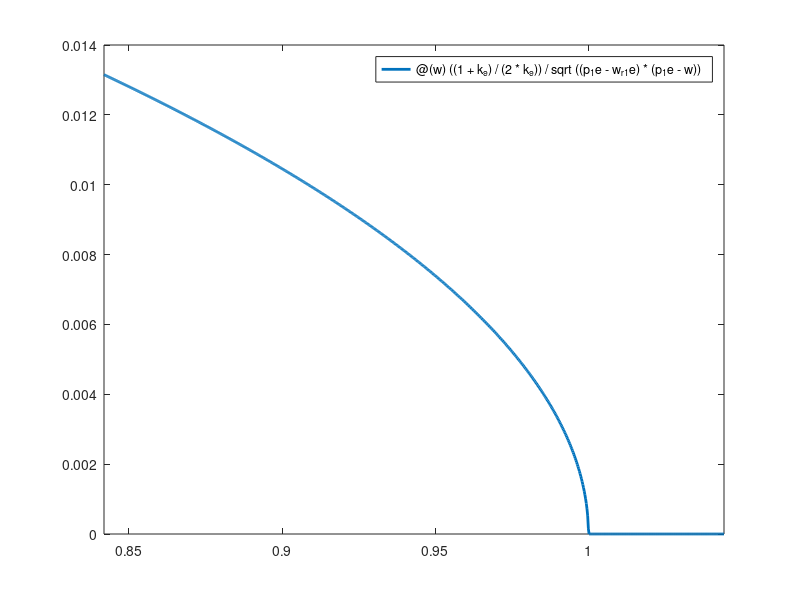

MATLAB code for this plot: (Note: this script raises an error after producing the figure.)
%==========================================================================
%% 2 percentage signs represent sections of code;
% 1 percentage sign represents comments for code or commented out code;

% Answers to question parts that don't involve code can be found at the
% bottom of the programme, in the section ``Questions asked in problemset x
% that don't involve code".

% Text answers to question parts that involve code will be between the
% sub-section label:
%=======
% ANSWER
%=======
% Answer here
%===========
% END ANSWER
%===========

% Comments that are important will be between the sub-section label:
%=====
% NOTE
%=====
% Important note here
%=========
% END NOTE
%=========
% ECO387E Problem Set 1, 1
% Paul Le Tran, plt377
% 13 February, 2022
%==========================================================================

%==========================================================================
%% Setting up workspace
clear all;
close all;
clc;

home_dir = 'path\to\programmes';

cd(home_dir);
%==========================================================================

%==========================================================================
%% Part 1e: Plot the density f(w) and the values \overline{w} and w_{R} for the following calibration of the model: p = 1, b - 0.7, \lambda_{u} = 0.4, \lambda_{e} = 0.1, \delta = 0.03
% Creating calibration variables
p_1e = 1;
b = 0.7;
lambda_u = 0.4;
lambda_e = 0.1;
delta = 0.03;
k_u = lambda_u/delta;
k_e = lambda_e/delta;

% Creating w_{R} with calibration
w_r_1e = (((1 + k_e)^2)*b + (k_u - k_e)*k_e*p_1e)/(((1 + k_e)^2) + (k_u - k_e)*k_e);

% Creating \overline{w} with calibration
w_bar_1e = p_1e - (p_1e - w_r_1e)/((1 + k_e)^2);

% Creating density function f(w)
f_w_1e = @(w) ((1 + k_e)/(2*k_e))/sqrt((p_1e - w_r_1e)*(p_1e - w));

% Plotting f(w), w_bar, and w_r
fplot(f_w_1e, [w_r_1e - 0.05, w_bar_1e + 0.05], 'LineWidth', 2);
hold on
xline(w_r_1e, 'LineWidth', 1.5);
xline(w_bar_1e, 'LineWidth', 1.5);
grid on
xlabel('Wage w');
ylabel('Density');
hold on
title({'Density function f(w),', 'w \in [0.8919, 0.9942]'});

saveas(gcf, 'path\to\graphics\1e_plot.png');
close(gcf);
%==========================================================================

%==========================================================================
%% Part 1f: Plot density in 1e as well as the density f(w) and the values of \overline{w} and w_{R} for the following calibration: p = 1.1, b = 0.7, \lambda_{u} = 0.4, \lambda_{e} = 0.1, \delta = 0.03. Describe in words how a higher level of aggregate productivity changes the wage distribution.
% Observe that the only change in calibration variables is p
p_1f = 1.1;

% Creating w_{R} with calibration
w_r_1f = (((1 + k_e)^2)*b + (k_u - k_e)*k_e*p_1f)/(((1 + k_e)^2) + (k_u - k_e)*k_e);

% Creating \overline{w} with calibration
w_bar_1f = p_1f - (p_1f - w_r_1f)/((1 + k_e)^2);

% Creating density function f(w)
f_w_1f = @(w) ((1 + k_e)/(2*k_e))/sqrt((p_1f - w_r_1e)*(p_1f - w));

% Plotting f(w) for 1e, f(w) for 1f, and w_bar and w_r for 1f
fplot(f_w_1e, [w_r_1e - 0.05, w_bar_1e + 0.05], 'LineWidth', 2);
hold on
fplot(f_w_1f, [w_r_1f - 0.05, w_bar_1f + 0.05], 'LineWidth', 2);
hold on
xline(w_r_1f, 'LineWidth', 1.5);
xline(w_bar_1f, 'LineWidth', 1.5);
grid on
xlabel('Wage w');
ylabel('Density');
hold on

% Creating legend
legend('p = 1 (Blue)', 'p = 1.1 (Red)', 'Location', 'Northwest');

title({'Density function f(w),', 'w \in [0.8919, 0.9942] for 1e (not shown)', 'w \in [0.9559, 1.0923] for 1f'});

saveas(gcf, 'path\to\graphics\1f_plot.png');
close(gcf);
%=======
% ANSWER
%=======
% From our plot comparing the two density functions, we see that a higher
% level of aggregate productivity changes the wage distribution by shifting
% it foward. This change also occurs to both the reservation wage and
% maximum possible wage.
%===========
% END ANSWER
%===========
%==========================================================================

%==========================================================================
%% Part 1g: Plot the reservation wage, w_{R}, for different values of \lambda_{e} in the range from 0 to 0.4 (otherwqise follow the same calibration as in 1e). What is the main intuition for why the reservation wage is decreasing in \lambda_{e}?
% Creating calibration variables
p = 1;
b = 0.7;
lambda_u = 0.4;
lambda_e = 0.1;
delta = 0.03;
k_u = lambda_u/delta;
% Because \lambda_e is now a changing variable, we will make k_e a function
k_e = @(lambda) lambda/delta;

% Creating w_{R} function to take values of \lambda_{e}
w_r = @(lambda) (((1 + k_e(lambda))^2)*b + (k_u - k_e(lambda))*k_e(lambda)*p)/(((1 + k_e(lambda))^2) + (k_u - k_e(lambda))*k_e(lambda));

% Plotting reservation wage for \lambda_{e} \in [0, 0.4]
fplot(w_r, [0, 0.4], 'LineWidth', 2);
grid on
xlabel('\lambda_{e}');
ylabel('Wage');
hold on
title({'Reservation wage w_{R} as a function of \lambda_{e},', '\lambda_{e} \in [0, 0.4]'});

saveas(gcf, 'path\to\graphics\1g_plot.png');
close(gcf);
%=======
% ANSWER
%=======
% From our plot, we see that an employed-person job offer arrival rate
% of zero will result in the employed person to prefer receiving
% unemployment benefits b as a minimum. This is because with the small
% chance of their job being destroyed, they would just settle on setting
% their reservation wage to be b (as an unemployed person would do in the
% model).

% However, as the job arrival rate for employed people being to increase,
% early positive values will result in an employed person to quickly
% increase their reservation wage. This is because as the rate increases,
% they know their odds of receiving a job offer with better wage increases.
% Therefore, they raise their minimum threshold/standard for accepting a
% job offer.

% The reservation wage will reach a maximum as \lambda_{e} continues to
% increase, however. Once so, the reservation wage begins to decrease back
% to the value of b at \lambda_{e} = 0.4. Note that this decrease will
% continue as the job arrival rate for employed people increase.
% Intuitively, this trend is because NEED TO FIGURE OUT WHY.
%===========
% END ANSWER
%===========
%==========================================================================

%==========================================================================
%% Part 1i: Plot the density f(w(p)) for the following calibration of the model: p_bar = 1, b = 0.7, \lambda_{u} = \lambda_{e} = 0.4, \delta = 0.03. On the same graph, plot the density f(w) of the model without heterogeneous firms, for the following calibration: p = 1, b= 0.7, \lambda_{u} = \lambda_{e} = 0.4, \delta = 0.03. In words, briefly describe the differences in the distributions shown.
% Creating calibration variables for f(w(p))
p_bar = 1;
b = 0.7;
lambda = 0.4;
delta = 0.03;
k = lambda/delta;

% Creating wage function w(p) and derivative w'(p)
w_p = @(p) p - ((p_bar - b + k*p_bar - k*p)/k)*(1 - ((p_bar - b + k*p_bar - k*p)/(p_bar - b + k*p_bar - b*p)));
w1_p = @(p) (p - w_p(p))*((2*k*unifpdf(p, b, p_bar))/(1 + k*(1 - unifcdf(p, b, p_bar))));

% Creating density function in the model with heterogeneous firms f(w(p))
f_w_p_1i = @(p) unifpdf(p, b, p_bar)/w1_p(p);

% Creating calibration variables for f(w)
p = 1;
b = 0.7;
lambda = 0.4;
delta = 0.03;
k = lambda/delta;

% Creating w_{R} with calibration
w_r = (((1 + k)^2)*b)/(((1 + k)^2));

% Creating \overline{w} with calibration
w_bar = p - (p - w_r)/((1 + k)^2);

% Creating density function f(w)
f_w = @(w) ((1 + k)/(2*k))/sqrt((p - w_r)*(p - w));

% Plotting f(w(p))
fplot(f_w_p_1i, [b, p_bar], 'LineWidth', 2);
grid on
xlabel('Productivity p');
ylabel('Density');
hold on
title({'Density function f(w(p)) (model with heterogenous firms),', 'p \in [0.7, 1]'});

saveas(gcf, 'path\to\graphics\1ia_plot.png');
close(gcf);

% Plotting f(w)
fplot(f_w, [b, p - 0.0014], 'LineWidth', 2);
grid on
xlabel('Wage w');
ylabel('Density');
hold on
title({'Density function f(w) (model with homogenous firms),', 'w \in [0.7, 1]'});

saveas(gcf, 'path\to\graphics\1ib_plot.png');
close(gcf);
%=======
% ANSWER
%=======
% When comparing the two density functions together, we initially see that
% the curve/shape of both distributions differ greatly. For f(w(p)) in
% the model with heterogeneous firms, the density function is slightly
% convex upward, whilst the function is also slightly decreasing. For f(w)
% in the model with homogeneous firms, the density function takes the shape
% as ones found in previous parts: Convex as well but with an increasing
% exponential shape.

% Furthermore, the range of densities that each function can take differ as
% well. f(w(p)) for the given calibration is in the single digits, whilst
% f(w) exponentially grows towards infinity as wage increases.
%===========
% END ANSWER
%===========
%==========================================================================

%==========================================================================
%% Part 1h: Model with heterogeneous firms with J(p) following the truncated normal distribution with lower bound b = 0.7, upper bound p_bar = 1, mean \mu = 0.85, and standard deviation \sigma = 0.15. Compute w(p) for 31 points on the interval between 0.7 and 1 for the same calibration as in 1i. Plot the density f(w(p)) for each of these 31 points. On the same graph, plot the density for the model with heterogeneous against solved in 1i. In words, briefly describe the differences in the distributions.
% Creating calibration variables for f(w(p))
p_bar = 1;
b = 0.7;
lambda = 0.4;
delta = 0.03;
k = lambda/delta;

% Creating a function for the truncated normal distribution with given
% specifications.
% Setting pre-truncated normal distribution parameters
pretrunc_mu = 0.85;
pretrunc_sigma = 0.15;

% Creating untruncated normal distribution
untruncated = makedist('Normal', pretrunc_mu, pretrunc_sigma);

% Creating J(p)
J_p = truncate(untruncated, pretrunc_mu - 0.15, pretrunc_mu + 0.15);

% Creating wage function w(p) and derivative w'(p)
% Creating integrand
integrand = @(p) (1./(1 + k.*(1 - cdf(J_p, p)))).^2;
% Creating integral inside of w_p
w_p_integral = @(p) integral(integrand, 0.7, p);
w_p = @(p) p - ((1 + k.*(1 - cdf(J_p, p))).^2).*w_p_integral(p);
w1_p = @(p) (p - w_p(p))*((2*k*pdf(J_p, p))/(1 + k*(1 - cdf(J_p, p))));

% Creating density function in the model with heterogeneous firms f(w(p))
f_w_p_1h = @(p) pdf(J_p, p)./w1_p(p);

% Plotting f(w(p)) for uniform and truncated normal distributions
fplot(f_w_p_1h, [b + 0.01, p_bar], 'LineWidth', 2);
hold on
fplot(f_w_p_1i, [b + 0.01, p_bar], 'LineWidth', 2);
grid on
xlabel('Productivity p');
ylabel('Density');
hold on

% Creating legend
legend('Trunctated normal (Blue)', 'Uniform (Red)', 'Location', 'Northeast');

% Creating title
title({'Density function f(w(p)) (model with heterogenous firms),', 'p \in \{0.71, 0.72, \ldots 1\}'});

saveas(gcf, 'path\to\graphics\1h_plot.png');
close(gcf);
%=======
% ANSWER
%=======
% When comparing densities f(w(p)) from the model with heterogeneous
% firms but with J(p) following a uniform and truncated normal
% distributions (both having the same calibration), we see immediately that
% the density using the truncated normal distribution is much more convex.
% We also see that as productivity approaches values close to
% \overline{p} = 1, the two density functions converge together. However,
% productivity values close to b = 0.7 see the density using the
% truncated normal distribution to be much greater than that using the
% uniform distribution.
%===========
% END ANSWER
%===========